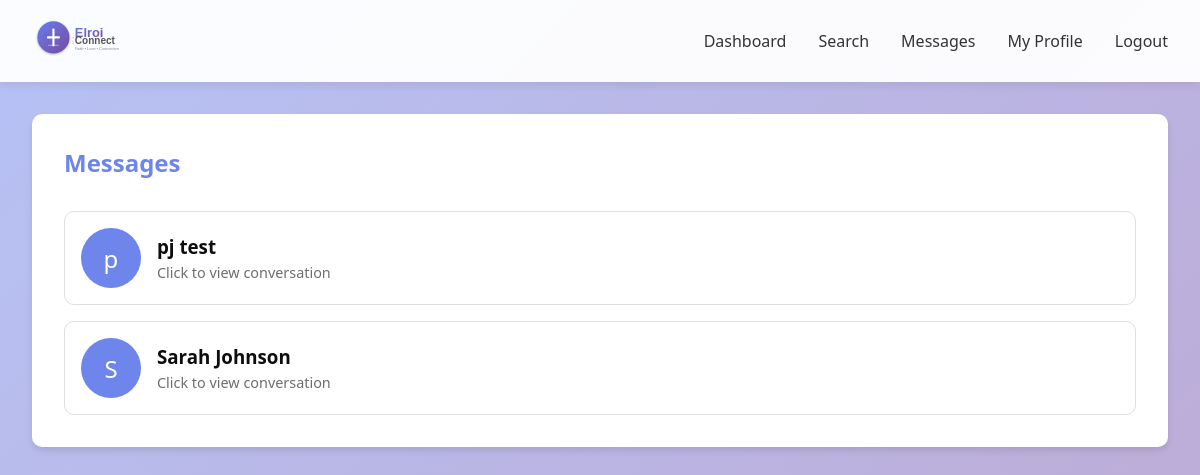
Screenshot of /messages (signed in) with the database file from the repository.
### app.py (models this page shows)
class User(db.Model):
    id = db.Column(db.Integer, primary_key=True)
    email = db.Column(db.String(120), unique=True, nullable=False)
    password_hash = db.Column(db.String(200), nullable=False)
    first_name = db.Column(db.String(50), nullable=False)
    last_name = db.Column(db.String(50), nullable=False)
    gender = db.Column(db.String(20), nullable=False)
    date_of_birth = db.Column(db.Date, nullable=False)
    bio = db.Column(db.Text)
    profile_photo = db.Column(db.String(200))
    location = db.Column(db.String(100))
    denomination = db.Column(db.String(100))
    interests = db.Column(db.Text)
    looking_for = db.Column(db.String(50))
    created_at = db.Column(db.DateTime, default=datetime.utcnow)
    is_active = db.Column(db.Boolean, default=True)
    videos_watched = db.Column(db.Integer, default=0)
    sent_messages = db.relationship('Message', foreign_keys='Message.sender_id', backref='sender', lazy='dynamic')
    received_messages = db.relationship('Message', foreign_keys='Message.receiver_id', backref='receiver', lazy='dynamic')

### app.py (the view)
@app.route('/messages')
@login_required
def messages():
    user = User.query.get(session['user_id'])
    sent = db.session.query(Message.receiver_id).filter_by(sender_id=user.id).distinct()
    received = db.session.query(Message.sender_id).filter_by(receiver_id=user.id).distinct()
    conversation_ids = set([r[0] for r in sent] + [r[0] for r in received])
    conversations = User.query.filter(User.id.in_(conversation_ids)).all()
    return render_template('messages.html', conversations=conversations)

### app.py (called while the page is built)
def login_required(f):
    @wraps(f)
    def decorated_function(*args, **kwargs):
        if 'user_id' not in session:
            flash('Please log in to access this page.', 'warning')
            return redirect(url_for('login'))
        return f(*args, **kwargs)
    return decorated_function

### templates/messages.html
{% extends "base.html" %}
{% block content %}
<div class="card">
    <h2 style="color: #667eea; margin-bottom: 2rem;">Messages</h2>
    {% if conversations %}
    <div style="display: grid; gap: 1rem;">
        {% for conversation in conversations %}
        <a href="{{ url_for('conversation', user_id=conversation.id) }}" style="text-decoration: none; color: inherit;">
            <div style="display: flex; align-items: center; padding: 1rem; border: 1px solid #ddd; border-radius: 10px; transition: background 0.3s;">
                {% if conversation.profile_photo %}
                <img src="{{ url_for('static', filename='uploads/' + conversation.profile_photo) }}" alt="{{ conversation.first_name }}" style="width: 60px; height: 60px; border-radius: 50%; margin-right: 1rem; object-fit: cover;">
                {% else %}
                <div style="width: 60px; height: 60px; border-radius: 50%; background: #667eea; color: white; display: flex; align-items: center; justify-content: center; font-size: 1.5rem; margin-right: 1rem;">
                    {{ conversation.first_name[0] }}
                </div>
                {% endif %}
                <div>
                    <h3 style="margin-bottom: 0.25rem;">{{ conversation.first_name }} {{ conversation.last_name }}</h3>
                    <p style="color: #666; font-size: 0.9rem;">Click to view conversation</p>
                </div>
            </div>
        </a>
        {% endfor %}
    </div>
    {% else %}
    <p style="color: #666; text-align: center;">No messages yet. Start connecting with others!</p>
    {% endif %}
</div>
{% endblock %}

### templates/base.html (style rules this page uses)
* { margin: 0; padding: 0; box-sizing: border-box; }
body { font-family: 'Segoe UI', Tahoma, Geneva, Verdana, sans-serif; background: linear-gradient(135deg, rgba(102, 126, 234, 0.5) 0%, rgba(118, 75, 162, 0.5) 100%), url('https://images.unsplash.com/photo-1522673607200-164d1b6ce486?q=80&w=2070') center/cover no-repeat fixed; min-height: 100vh; position: relative; }
body::before { content: ''; position: fixed; top: 0; left: 0; width: 100%; height: 100%; background: rgba(255, 255, 255, 0.05); pointer-events: none; z-index: 0; }
.card { background: white; border-radius: 10px; padding: 2rem; box-shadow: 0 4px 6px rgba(0,0,0,0.1); margin-bottom: 2rem; }

### rows the page displays
User: first_name "p", first_name "pj", last_name "test"
User: first_name "S", first_name "Sarah", last_name "Johnson"
